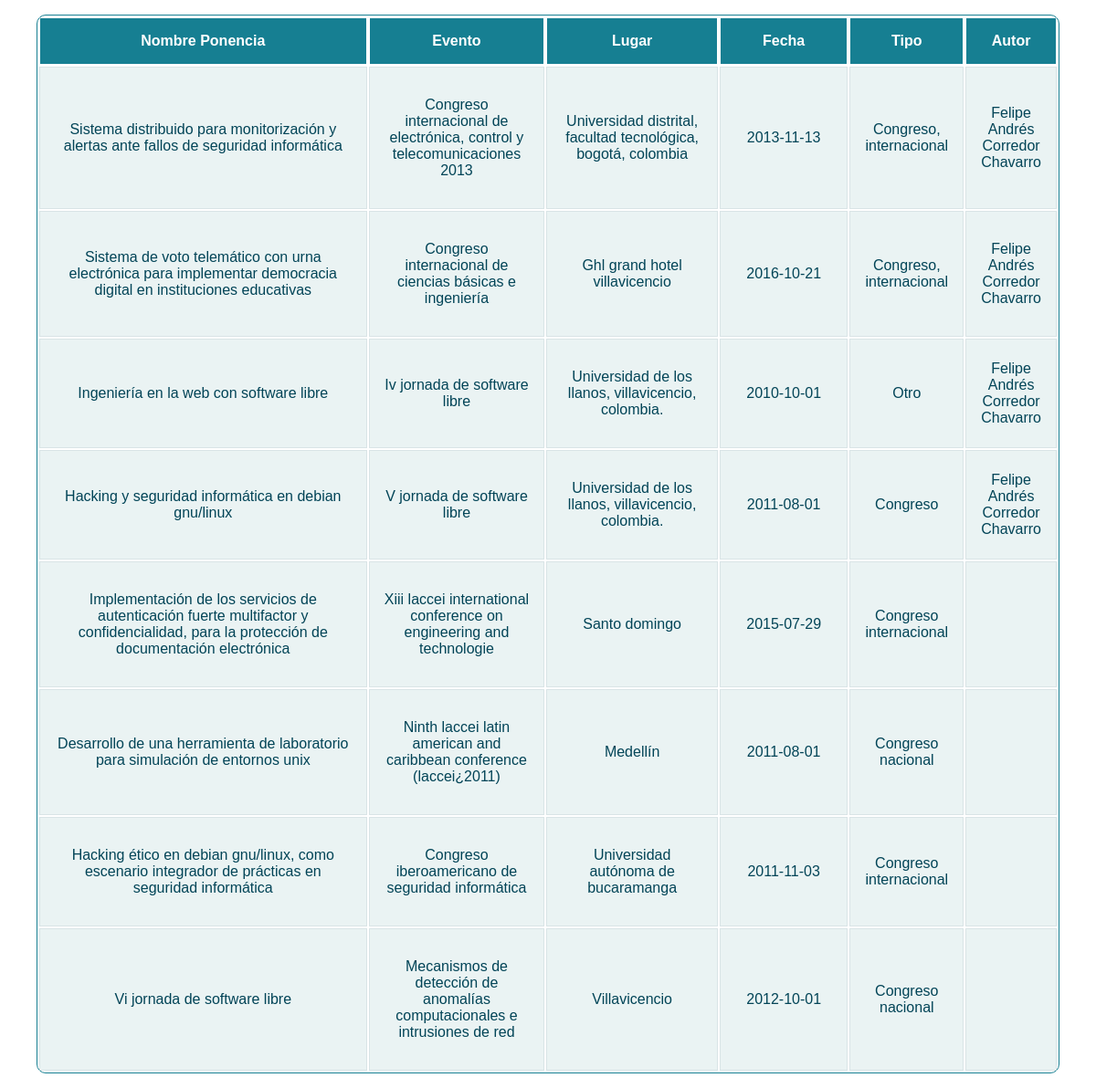
Page /tablas/t_ponencias.php on the committed database.
### tables this page shows
CREATE TABLE `t04ponencias` (
  `t04id` int(11) NOT NULL,
  `t04nombre` varchar(255) NOT NULL,
  `t04evento` varchar(255) NOT NULL,
  `t04lugar` varchar(255) NOT NULL,
  `t04tipo` varchar(255) NOT NULL,
  `t04autor` int(255) NOT NULL,
  `t04descripcion` varchar(255) NOT NULL,
  `t04fecha` date NOT NULL
);

CREATE TABLE `t01miembros` (
  `t01id` int(11) NOT NULL,
  `t01nombres` varchar(256) NOT NULL,
  `t01apellidos` varchar(256) NOT NULL,
  `t01descripcion` varchar(555) DEFAULT NULL,
  `t01correo` varchar(256) NOT NULL,
  `t01celular` varchar(256) NOT NULL,
  `t01foto` varchar(256) NOT NULL,
  `t01estado` int(3) NOT NULL,
  `t01CvLAC` varchar(256) NOT NULL,
  `t01GrupLAC` varchar(256) NOT NULL
);

### tablas/t_ponencias.php (the view, shortened to what this page needs)
<!DOCTYPE html>
<html >
<head>
  <link rel="stylesheet" href="https://cdnjs.cloudflare.com/ajax/libs/normalize/5.0.0/normalize.min.css">
  <link rel="stylesheet" href="css/style.css">
</head>
<body>
<div class="container">
  <table class="table table-responsive table-bordered responstable">
    <tr>
      <th class="conf">Nombre Ponencia</th>
      <th class="conf2">Evento</th>
      <th class="conf2">Lugar</th>
      <th class="conf2">Fecha</th>
      <th class="conf2">Tipo</th>
      <th class="conf2">Autor</th>
    </tr>
    <?php
      $enlace = mysqli_connect("localhost", "root", "", "db_cyseth");
      $consulta = "SELECT t4.t04id, t4.t04nombre, t4.t04evento, t4.t04lugar, t4.t04tipo, t4.t04descripcion, t4.t04fecha, t1.t01nombres, t1.t01apellidos FROM t04ponencias as t4, t01miembros as t1 where t1.t01id = t4.t04autor";
      $resultado = mysqli_query($enlace, $consulta);
      while($datos = mysqli_fetch_array($resultado)){
    ?>
    <tr>
      <td class="conf"><div class ="let"><p><?php echo $datos["t04nombre"]; ?></p></div></td>
      <td class="conf2"><div class ="let"><p><?php echo $datos["t04evento"]; ?></p></div></td>
      <td class="conf2"><div class ="let"><p><?php echo $datos["t04lugar"]; ?></p></div></td>
      <td class="conf2"><div class ="let"><p><?php echo $datos["t04fecha"]; ?></p></div></td>
      <td class="conf2"><div class ="let"><p><?php echo $datos["t04tipo"]; ?></p></div></td>
      <td class="conf2">
      <?php
        $int = $datos["t04id"];
        $consulta2 = "select m.t01nombres, m.t01apellidos from t01miembros as m, t04_t01 as t where t.t01id = m.t01id and t.t04id = '$int'";
        $resultado2 = mysqli_query($enlace, $consulta2);
        while($datos2 = mysqli_fetch_array($resultado2)){
          echo $datos2["t01nombres"];
          echo $datos2["t01apellidos"];
      ?>
          <br>
      <?php
        }
      ?>
      </td>
    </tr>
    <?php
      }
    ?>
  </table>
</div>
</body>
</html>

### tablas/css/style.css (style rules this page uses)
.responstable { margin: 1em 0; width: 100%; overflow: hidden; background: #FFF; color: #024457; border-radius: 10px; border: 1px solid #167F92; }
.responstable tr { border: 1px solid #D9E4E6; }
.responstable tr:nth-child(odd) { background-color: #EAF3F3; }
.responstable th { display: none; border: 1px solid #FFF; background-color: #167F92; color: #FFF; padding: 1em; }
.responstable th:first-child { display: table-cell; text-align: center; }
.responstable th:nth-child(2) { display: table-cell; }
.responstable th:nth-child(2):after { content: attr(data-th); }
@media (min-width: 480px) { .responstable th:nth-child(2):after { display: none; } }
.responstable td { display: block; word-wrap: break-word; max-width: 7em; }
.responstable td:first-child { display: table-cell; text-align: center; border-right: 1px solid #D9E4E6; }
@media (min-width: 480px) { .responstable td { border: 1px solid #D9E4E6; } }
.responstable th, .responstable td { text-align: left; margin: .5em 1em; }
@media (min-width: 480px) { .responstable th, .responstable td { display: table-cell; padding: 1em; } }
body { padding: 0 2em; font-family: Arial, sans-serif; color: #024457; }
th.conf { width: 44%; text-align: center; }
td.conf { width: 44%; text-align: center; }
th.conf2 { width: 20%; text-align: center; }
td.conf2 { width: 20%; text-align: center; }

### tablas/t_ponencias.php (style rules this page uses)
.let p { text-transform: lowercase; }
.let p:first-letter { text-transform: uppercase; }

### rows in the picture
t04ponencias: t04nombre "sistema distribuido para monitorización y alertas ante fallos de seguridad informática", t04evento "congreso internacional de electrónica, control y telecomunicaciones 2013", t04lugar "universidad distrital, facultad tecnológica, bogotá, colombia", t04fecha "2013-11-13", t04tipo "congreso, internacional"
t01miembros: t01nombres "Felipe Andrés", t01apellidos "Corredor Chavarro"
t04ponencias: t04nombre "sistema de voto telemático con urna electrónica para implementar democracia digital en instituciones educativas", t04evento "congreso internacional de ciencias básicas e ingeniería", t04lugar "ghl grand hotel villavicencio", t04fecha "2016-10-21", t04tipo "congreso, internacional"
t04ponencias: t04nombre "ingeniería en la web con software libre", t04evento "iv jornada de software libre", t04lugar "universidad de los llanos, villavicencio, colombia.", t04fecha "2010-10-01", t04tipo "otro"
t04ponencias: t04nombre "hacking y seguridad informática en debian gnu/linux", t04evento "v jornada de software libre", t04lugar "universidad de los llanos, villavicencio, colombia.", t04fecha "2011-08-01", t04tipo "congreso"
t04ponencias: t04nombre "implementación de los servicios de autenticación fuerte multifactor y confidencialidad, para la protección de documentación electrónica", t04evento "xiii laccei international conference on engineering and technologie", t04lugar "santo domingo", t04fecha "2015-07-29", t04tipo "congreso internacional"
t04ponencias: t04nombre "desarrollo de una herramienta de laboratorio para simulación de entornos unix", t04evento "ninth laccei latin american and caribbean conference (laccei¿2011)", t04lugar "medellín", t04fecha "2011-08-01", t04tipo "congreso nacional"
t04ponencias: t04nombre "hacking ético en debian gnu/linux, como escenario integrador de prácticas en seguridad informática", t04evento "congreso iberoamericano de seguridad informática", t04lugar "universidad autónoma de bucaramanga", t04fecha "2011-11-03", t04tipo "congreso internacional"
t04ponencias: t04nombre "vi jornada de software libre", t04evento "mecanismos de detección de anomalías computacionales e intrusiones de red", t04lugar "villavicencio", t04fecha "2012-10-01", t04tipo "congreso nacional"
